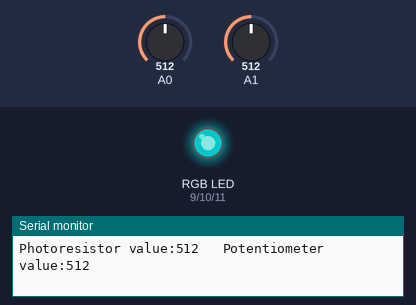
Recording of a sketch running on a simulated Arduino Uno, built with avr-gcc and run on an emulated ATmega328P. Shown: an RGB LED mixed from three pins (HIGH = lit), the last lines printed to the serial monitor. Inputs (shaded band) come from the test bench; at power-on: A1 = 512, A0 = 512. Dim RGB values are drawn brighter than linear.

Above: at 1.2 s.
1.3 s: A1 set to 490
At 1.6 s:
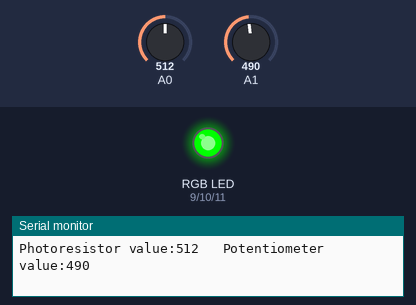
2.8 s: A0 set to 686
4.3 s: A0 set to 718
At 5.0 s:
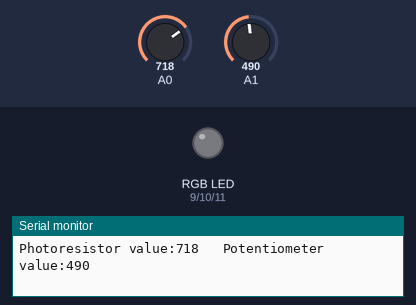
5.8 s: A0 set to 690
At 6.6 s:
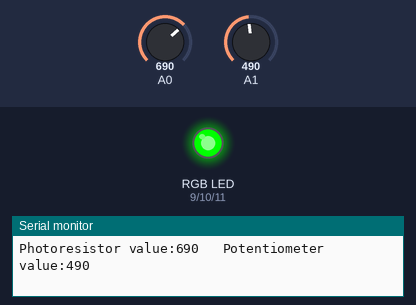
8.8 s: A1 set to 306
At 9.9 s:
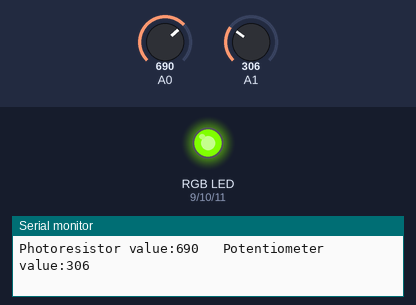
10.3 s: A1 set to 290
At 11.5 s:
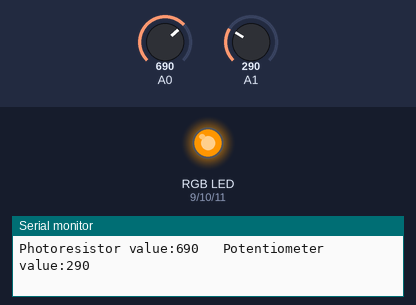
Timing chart, 0 to 12.8 s (numbered marks = the images above; inputs shaded):
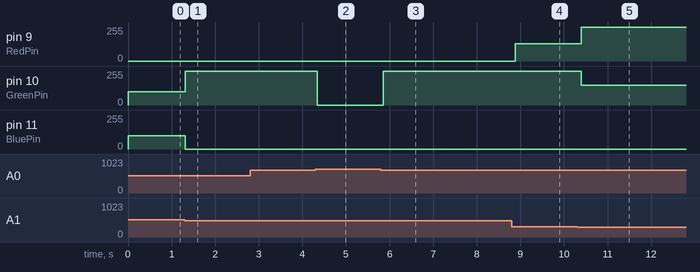

The sketch:

COMP444_1D_RGBNightLight_AddMoreColours.ino
```cpp
int photoresistor = A0;
int potentiometer = A1;
int threshold = 700;

int RedPin = 9;
int GreenPin = 10;
int BluePin = 11;

void setup() {
  Serial.begin(9600);

  pinMode(RedPin, OUTPUT);
  pinMode(GreenPin, OUTPUT);
  pinMode(BluePin, OUTPUT);
}

void loop() {
  photoresistor = analogRead(A0);
  potentiometer = analogRead(A1);

  Serial.print("Photoresistor value:");
  Serial.print(photoresistor);
  Serial.print("   Potentiometer value:");
  Serial.println(potentiometer);

  if (photoresistor < threshold) {
    if (potentiometer > 0 && potentiometer <= 100)
      red();
    if (potentiometer > 100 && potentiometer <= 200)
      orange();
    if (potentiometer > 200 && potentiometer <= 300)
      yellow();
    if (potentiometer > 300 && potentiometer <= 400)
      lightGreen();
    if (potentiometer > 400 && potentiometer <= 500)
      green();
    if (potentiometer > 500 && potentiometer <= 600)
      cyan();
    if (potentiometer > 600 && potentiometer <= 700)
      blue();
    if (potentiometer > 700 && potentiometer <= 800)
      violet();
    if (potentiometer > 800 && potentiometer <= 900)
      magenta();
    if (potentiometer > 900)
      pink();
  } else {
    turnOff();
  }
  delay(100);
}

void red() {
  analogWrite(RedPin, 100);
  analogWrite(GreenPin, 0);
  analogWrite(BluePin, 0);
}
void orange() {
  analogWrite(RedPin, 255);
  analogWrite(GreenPin, 45);
  analogWrite(BluePin, 0);
}
void yellow() {
  analogWrite(RedPin, 255);
  analogWrite(GreenPin, 150);
  analogWrite(BluePin, 0);
}
void lightGreen() {
  analogWrite(RedPin, 128);
  analogWrite(GreenPin, 255);
  analogWrite(BluePin, 0);
}
void green() {
  analogWrite(RedPin,0 );
  analogWrite(GreenPin, 255);
  analogWrite(BluePin, 0);
}
void cyan() {
  analogWrite(RedPin, 0);
  analogWrite(GreenPin, 100);
  analogWrite(BluePin, 100);
}
void blue() {
  analogWrite(RedPin, 0);
  analogWrite(GreenPin, 0);
  analogWrite(BluePin, 100);
}
void violet() {
  analogWrite(RedPin, 128);
  analogWrite(GreenPin, 0);
  analogWrite(BluePin, 255);
}
void magenta() {
  analogWrite(RedPin, 255);
  analogWrite(GreenPin, 0);
  analogWrite(BluePin, 255);
}
void pink() {
  analogWrite(RedPin, 255);
  analogWrite(GreenPin, 0);
  analogWrite(BluePin, 128);
}
void turnOff() {
  analogWrite(RedPin, 0);
  analogWrite(GreenPin, 0);
  analogWrite(BluePin, 0);
}
```

Measured:
- the behaviour switches between 699 and 700 on A0 (found by bisection; images 1 and 2)
- after the input at 1.3 s, pin 10 (GreenPin): 100/255 → 255/255 at once; pin 11 (BluePin): 100/255 → 0/255 at once
- after the input at 4.3 s, pin 10 (GreenPin): 255/255 → 0/255 at once
- after the input at 5.8 s, pin 10 (GreenPin): 0/255 → 255/255 after 0.05 s
- after the input at 8.8 s, pin 9 (RedPin): 0/255 → 128/255 after 0.08 s
- after the input at 10.3 s, pin 9 (RedPin): 128/255 → 255/255 after 0.09 s; pin 10 (GreenPin): 255/255 → 150/255 after 0.09 s
